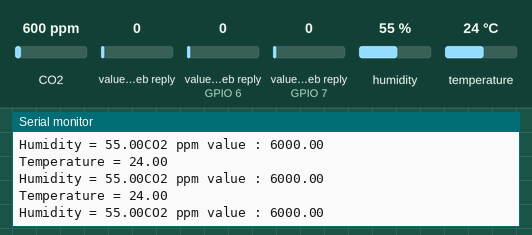
Recording of a sketch running on a simulated ESP8266 (NodeMCU). Shown: the last lines printed to the serial monitor. The test bench sets the inputs (shaded band); at power-on: CO2 600 ppm, humidity 55 %, temperature 24 °C, value in the web reply 0, value in the web reply (sensors on GPIO 6, GPIO 7) 0. WiFi joins after 1.5 s; servers stay silent unless stated; web services answer with replies made up by the test bench.

Above: at 3.6 s.
3.7 s: CO2 set to 452 ppm
At 3.94 s:
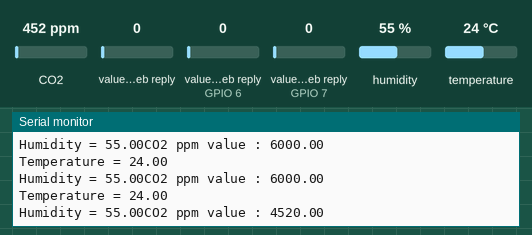
5.2 s: humidity set to 22 %
At 5.24 s:
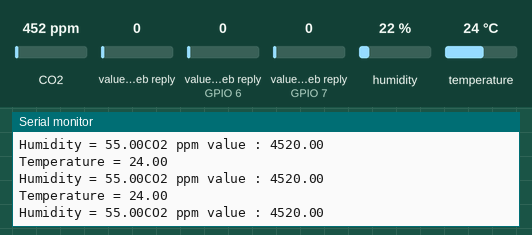
6.7 s: temperature set to 12 °C
At 6.86 s:
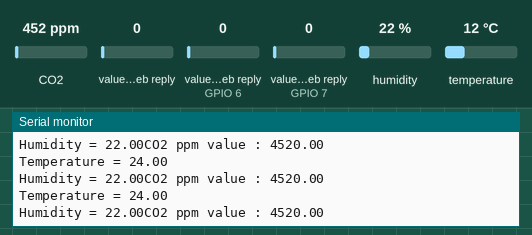
8.2 s: CO2 set to 1050 ppm
At 8.48 s:
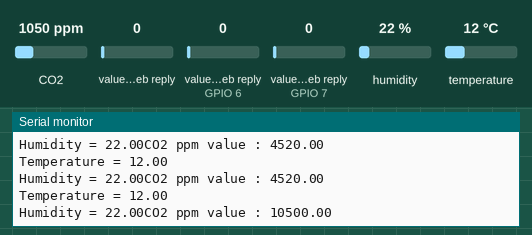
9.7 s: humidity set to 40 %
At 9.78 s:
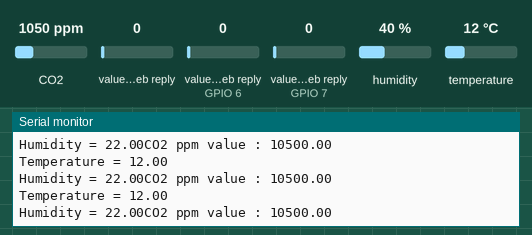
Timing chart, 0 to 12.2 s (numbered marks = the images above; inputs shaded):
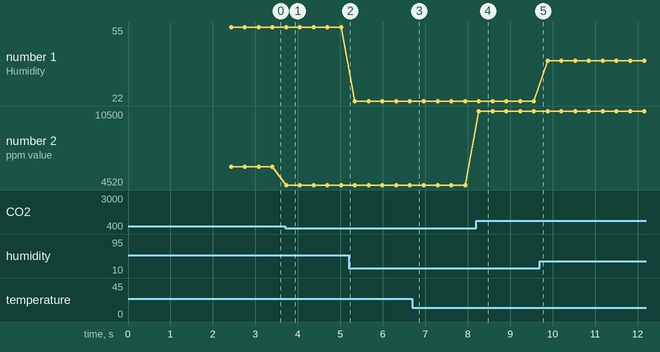

The sketch:

ThingspeakSafeNode.ino
```cpp
#include <ThingSpeak.h>
#include <ESP8266WiFi.h>

//dht11
#include <dht.h>
dht DHT;
#define DHT11_PIN 2


//MQ135
#include "MQ135.h"
#define ANALOGPIN A0    //  Define Analog PIN on Arduino Board
#define RZERO 178.64    //  Define RZERO Calibration Value
MQ135 gasSensor = MQ135(ANALOGPIN);


// Network parameters
const char* ssid     = "ES_1279";
const char* password = "";


// ThingSpeak information
char thingSpeakAddress[] = "api.thingspeak.com";
unsigned long channelID = 1039140;
char* readAPIKey = "RKFJF5VKCAK5DD3W";
char* writeAPIKey = "HVHSRQ90BNE1G7PU";


const unsigned long postingInterval = 120L * 1000L;

//Fields declaration
unsigned int dataFieldOne = 1;                            // Field to write temperature data
unsigned int dataFieldTwo = 2;                       // Field to write temperature data
unsigned int dataFieldThree = 3;


//Fields for calliberation
unsigned int aField = 6;                             //Field to hold first constant of the thermistor calibration
unsigned int bField = 7;                             //Field to hold second constant of the thermistor calibration
unsigned int cField = 8;                             //Field to hold third constant of the thermistor calibration


// Global variables
// These constants are device specific.  You need to get them from the manufacturer or determine them yourself.
float aConst = 2.25E-02;
float bConst = -0.003422894649;
float cConst = 0.00001518485044;

unsigned long lastConnectionTime = 0;
long lastUpdateTime = 0;
WiFiClient client;


void setup() {


  Serial.begin(115200);


  //setup for Mq135
  float rzero = gasSensor.getRZero();
  Serial.print("MQ135 RZERO Calibration Value : ");
  Serial.println(rzero);


  //setup for WiFi Connection
  Serial.println("Start");
  WiFi.begin(ssid, password);             // connects to the WiFi router
  while (WiFi.status() != WL_CONNECTED)
  {
    Serial.print(".");
    delay(500);
  }
  Serial.println( "Connected" );
    ThingSpeak.begin( client );


  // Read the constants at startup.
  aConst = readTSData( channelID, aField );
  bConst = readTSData( channelID, bField );
  cConst = readTSData( channelID, cField );
}

void loop()
{

      //declaration of dht11 variables
      float chk = DHT.read11(DHT11_PIN);
      float temp = DHT.temperature;
      float humid = DHT.humidity;


      //dht11 values on Serial monitor
      Serial.print("Temperature = ");
      Serial.print(temp);
      Serial.print("\nHumidity = ");
      Serial.print(humid);


      //declaration of mq135 variable
      float ppm = gasSensor.getPPM()*10;


      //mq135 values on Serial monitor
      Serial.print("CO2 ppm value : ");
      Serial.println(ppm);


      //writing sensor data to thingspeak
      write2TSData( channelID , dataFieldOne , temp , dataFieldTwo , humid , dataFieldThree , ppm );

}


//function for reading sensor data
float readTSData( long TSChannel,unsigned int TSField )
{

  float data =  ThingSpeak.readFloatField( TSChannel, TSField, readAPIKey );
  Serial.println( " Data read from ThingSpeak: " + String( data, 9 ) );
  return data;

}


// function for writing sensor data
  int writeTSData( long TSChannel, unsigned int TSField, float data )
  {
  int  writeSuccess = ThingSpeak.writeField( TSChannel, TSField, data, writeAPIKey ); // Write the data to the channel
  if ( writeSuccess ){

    Serial.println( String(data) + " written to Thingspeak." );
    }

    return writeSuccess;
  }


// Use this function if you want to write multiple fields simultaneously.
int write2TSData( long TSChannel, unsigned int TSField1, float field1Data, unsigned int TSField2, long field2Data, unsigned int TSField3, long field3Data){

  ThingSpeak.setField( TSField1, field1Data );
  ThingSpeak.setField( TSField2, field2Data );
  ThingSpeak.setField( TSField3, field3Data );

  int writeSuccess = ThingSpeak.writeFields( TSChannel, writeAPIKey );
  return writeSuccess;
}
```

Measured:
- after the input at 3.7 s, the serial monitor: prints a new line at once (image 1)
- after the input at 8.2 s, the serial monitor: prints a new line after 0.06 s (image 4)
- plotted number 1: 55 → 22 after the input at 5.2 s, 22 → 40 after the input at 9.7 s
- plotted number 2: 6000 → 4520 after the input at 3.7 s, 4520 → 10500 after the input at 8.2 s
